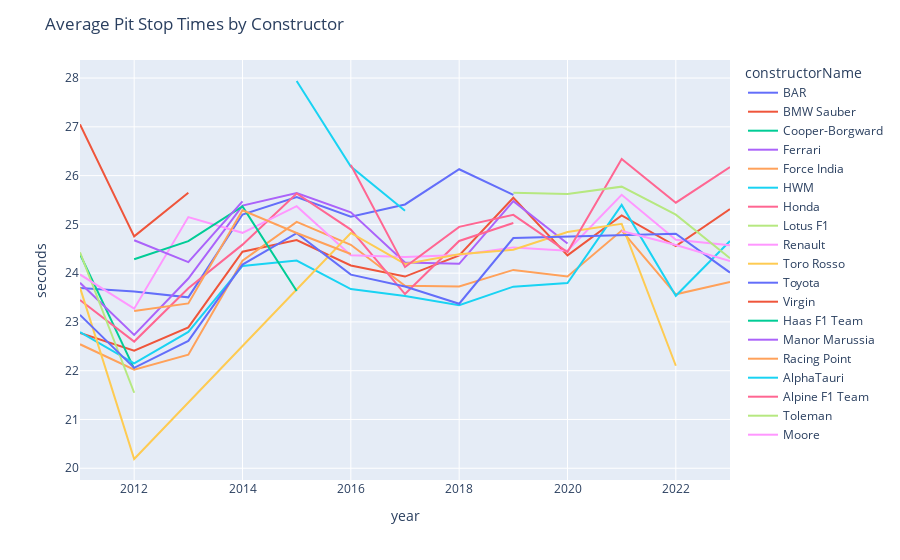

Source (notebook cell):
### Markdown cell above
#### We have some variables naming issue that lots of variables are sharing the same variable name in different dataset when we try to merge datasets in the first time. Therefore, renaming variables in each dataset is necessary. The above code is actually the second time mergeing and since code of merging dataset are the same, only the second time merging process are displayed.

### Code cell
fig = px.line(mergedPitStops[mergedPitStops['seconds'] < 50].groupby(by = ['year', 'constructorName']).mean(numeric_only=True).reset_index(),
                 x = 'year',
                 y = 'seconds',
                 color = 'constructorName'
                )
fig.update_layout(
    title_text='Average Pit Stop Times by Constructor',
)
fig.show()

### Figure 1 — Plotly figure (JSON) as saved in the notebook; plotly's stock layout.template omitted (floating-point values rounded to 4 significant figures)
{"data": [{"hovertemplate": "constructorName=BAR<br>year=%{x}<br>seconds=%{y}<extra></extra>", "legendgroup": "BAR", "line": {"color": "#636efa", "dash": "solid"}, "marker": {"symbol": "circle"}, "mode": "lines", "name": "BAR", "orientation": "v", "showlegend": true, "type": "scatter", "x": [2011, 2012, 2013, 2014, 2015, 2016, 2017, 2018, 2019], "xaxis": "x", "y": [23.69, 23.62, 23.5, 25.2, 25.56, 25.16, 25.41, 26.13, 25.61], "yaxis": "y"}, {"hovertemplate": "constructorName=BMW Sauber<br>year=%{x}<br>seconds=%{y}<extra></extra>", "legendgroup": "BMW Sauber", "line": {"color": "#EF553B", "dash": "solid"}, "marker": {"symbol": "circle"}, "mode": "lines", "name": "BMW Sauber", "orientation": "v", "showlegend": true, "type": "scatter", "x": [2011, 2012, 2013, 2014, 2015, 2016, 2017, 2018, 2019, 2020, 2021, 2022, 2023], "xaxis": "x", "y": [22.77, 22.41, 22.89, 24.44, 24.68, 24.16, 23.93, 24.36, 25.55, 24.36, 25.18, 24.56, 25.31], "yaxis": "y"}, {"hovertemplate": "constructorName=Cooper-Borgward<br>year=%{x}<br>seconds=%{y}<extra></extra>", "legendgroup": "Cooper-Borgward", "line": {"color": "#00cc96", "dash": "solid"}, "marker": {"symbol": "circle"}, "mode": "lines", "name": "Cooper-Borgward", "orientation": "v", "showlegend": true, "type": "scatter", "x": [2011, 2012], "xaxis": "x", "y": [24.39, 22.04], "yaxis": "y"}, {"hovertemplate": "constructorName=Ferrari<br>year=%{x}<br>seconds=%{y}<extra></extra>", "legendgroup": "Ferrari", "line": {"color": "#ab63fa", "dash": "solid"}, "marker": {"symbol": "circle"}, "mode": "lines", "name": "Ferrari", "orientation": "v", "showlegend": true, "type": "scatter", "x": [2011, 2012, 2013, 2014, 2015, 2016, 2017, 2018, 2019, 2020], "xaxis": "x", "y": [23.8, 22.73, 23.89, 25.38, 25.64, 25.25, 24.22, 24.19, 25.47, 24.61], "yaxis": "y"}, {"hovertemplate": "constructorName=Force India<br>year=%{x}<br>seconds=%{y}<extra></extra>", "legendgroup": "Force India", "line": {"color": "#FFA15A", "dash": "solid"}, "marker": {"symbol": "circle"}, "mode": "lines", "name": "Force India", "orientation": "v", "showlegend": true, "type": "scatter", "x": [2011, 2012, 2013, 2014, 2015, 2016, 2017, 2018, 2019, 2020, 2021, 2022, 2023], "xaxis": "x", "y": [22.54, 22.02, 22.33, 24.26, 25.05, 24.58, 23.74, 23.72, 24.07, 23.93, 24.87, 23.57, 23.82], "yaxis": "y"}, {"hovertemplate": "constructorName=HWM<br>year=%{x}<br>seconds=%{y}<extra></extra>", "legendgroup": "HWM", "line": {"color": "#19d3f3", "dash": "solid"}, "marker": {"symbol": "circle"}, "mode": "lines", "name": "HWM", "orientation": "v", "showlegend": true, "type": "scatter", "x": [2011, 2012, 2013, 2014, 2015, 2016, 2017, 2018, 2019, 2020, 2021, 2022, 2023], "xaxis": "x", "y": [22.79, 22.15, 22.79, 24.15, 24.26, 23.67, 23.53, 23.34, 23.72, 23.8, 25.4, 23.54, 24.66], "yaxis": "y"}, {"hovertemplate": "constructorName=Honda<br>year=%{x}<br>seconds=%{y}<extra></extra>", "legendgroup": "Honda", "line": {"color": "#FF6692", "dash": "solid"}, "marker": {"symbol": "circle"}, "mode": "lines", "name": "Honda", "orientation": "v", "showlegend": true, "type": "scatter", "x": [2011, 2012, 2013, 2014, 2015, 2016, 2017, 2018, 2019], "xaxis": "x", "y": [23.45, 22.6, 23.69, 24.58, 25.63, 24.89, 23.57, 24.66, 25.03], "yaxis": "y"}, {"hovertemplate": "constructorName=Lotus F1<br>year=%{x}<br>seconds=%{y}<extra></extra>", "legendgroup": "Lotus F1", "line": {"color": "#B6E880", "dash": "solid"}, "marker": {"symbol": "circle"}, "mode": "lines", "name": "Lotus F1", "orientation": "v", "showlegend": true, "type": "scatter", "x": [2011, 2012], "xaxis": "x", "y": [24.43, 21.55], "yaxis": "y"}, {"hovertemplate": "constructorName=Renault<br>year=%{x}<br>seconds=%{y}<extra></extra>", "legendgroup": "Renault", "line": {"color": "#FF97FF", "dash": "solid"}, "marker": {"symbol": "circle"}, "mode": "lines", "name": "Renault", "orientation": "v", "showlegend": true, "type": "scatter", "x": [2011, 2012, 2013, 2014, 2015, 2016, 2017, 2018, 2019, 2020, 2021, 2022, 2023], "xaxis": "x", "y": [23.97, 23.27, 25.15, 24.83, 25.37, 24.37, 24.33, 24.37, 24.53, 24.46, 25.61, 24.68, 24.57], "yaxis": "y"}, {"hovertemplate": "constructorName=Toro Rosso<br>year=%{x}<br>seconds=%{y}<extra></extra>", "legendgroup": "Toro Rosso", "line": {"color": "#FECB52", "dash": "solid"}, "marker": {"symbol": "circle"}, "mode": "lines", "name": "Toro Rosso", "orientation": "v", "showlegend": true, "type": "scatter", "x": [2011, 2012, 2016, 2017, 2018, 2019, 2020, 2021, 2022], "xaxis": "x", "y": [23.7, 20.19, 24.82, 24.19, 24.39, 24.48, 24.84, 25.01, 22.1], "yaxis": "y"}, {"hovertemplate": "constructorName=Toyota<br>year=%{x}<br>seconds=%{y}<extra></extra>", "legendgroup": "Toyota", "line": {"color": "#636efa", "dash": "solid"}, "marker": {"symbol": "circle"}, "mode": "lines", "name": "Toyota", "orientation": "v", "showlegend": true, "type": "scatter", "x": [2011, 2012, 2013, 2014, 2015, 2016, 2017, 2018, 2019, 2020, 2021, 2022, 2023], "xaxis": "x", "y": [23.14, 22.06, 22.61, 24.18, 24.82, 23.97, 23.73, 23.37, 24.72, 24.75, 24.78, 24.81, 24.01], "yaxis": "y"}, {"hovertemplate": "constructorName=Virgin<br>year=%{x}<br>seconds=%{y}<extra></extra>", "legendgroup": "Virgin", "line": {"color": "#EF553B", "dash": "solid"}, "marker": {"symbol": "circle"}, "mode": "lines", "name": "Virgin", "orientation": "v", "showlegend": true, "type": "scatter", "x": [2011, 2012, 2013], "xaxis": "x", "y": [27.05, 24.76, 25.65], "yaxis": "y"}, {"hovertemplate": "constructorName=Haas F1 Team<br>year=%{x}<br>seconds=%{y}<extra></extra>", "legendgroup": "Haas F1 Team", "line": {"color": "#00cc96", "dash": "solid"}, "marker": {"symbol": "circle"}, "mode": "lines", "name": "Haas F1 Team", "orientation": "v", "showlegend": true, "type": "scatter", "x": [2012, 2013, 2014, 2015], "xaxis": "x", "y": [24.29, 24.66, 25.37, 23.63], "yaxis": "y"}, {"hovertemplate": "constructorName=Manor Marussia<br>year=%{x}<br>seconds=%{y}<extra></extra>", "legendgroup": "Manor Marussia", "line": {"color": "#ab63fa", "dash": "solid"}, "marker": {"symbol": "circle"}, "mode": "lines", "name": "Manor Marussia", "orientation": "v", "showlegend": true, "type": "scatter", "x": [2012, 2013, 2014], "xaxis": "x", "y": [24.68, 24.23, 25.47], "yaxis": "y"}, {"hovertemplate": "constructorName=Racing Point<br>year=%{x}<br>seconds=%{y}<extra></extra>", "legendgroup": "Racing Point", "line": {"color": "#FFA15A", "dash": "solid"}, "marker": {"symbol": "circle"}, "mode": "lines", "name": "Racing Point", "orientation": "v", "showlegend": true, "type": "scatter", "x": [2012, 2013, 2014, 2015, 2016], "xaxis": "x", "y": [23.22, 23.38, 25.29, 24.82, 24.39], "yaxis": "y"}, {"hovertemplate": "constructorName=AlphaTauri<br>year=%{x}<br>seconds=%{y}<extra></extra>", "legendgroup": "AlphaTauri", "line": {"color": "#19d3f3", "dash": "solid"}, "marker": {"symbol": "circle"}, "mode": "lines", "name": "AlphaTauri", "orientation": "v", "showlegend": true, "type": "scatter", "x": [2015, 2016, 2017], "xaxis": "x", "y": [27.94, 26.18, 25.28], "yaxis": "y"}, {"hovertemplate": "constructorName=Alpine F1 Team<br>year=%{x}<br>seconds=%{y}<extra></extra>", "legendgroup": "Alpine F1 Team", "line": {"color": "#FF6692", "dash": "solid"}, "marker": {"symbol": "circle"}, "mode": "lines", "name": "Alpine F1 Team", "orientation": "v", "showlegend": true, "type": "scatter", "x": [2016, 2017, 2018, 2019, 2020, 2021, 2022, 2023], "xaxis": "x", "y": [26.22, 24.12, 24.95, 25.2, 24.43, 26.34, 25.44, 26.18], "yaxis": "y"}, {"hovertemplate": "constructorName=Toleman<br>year=%{x}<br>seconds=%{y}<extra></extra>", "legendgroup": "Toleman", "line": {"color": "#B6E880", "dash": "solid"}, "marker": {"symbol": "circle"}, "mode": "lines", "name": "Toleman", "orientation": "v", "showlegend": true, "type": "scatter", "x": [2019, 2020, 2021, 2022, 2023], "xaxis": "x", "y": [25.65, 25.62, 25.77, 25.2, 24.31], "yaxis": "y"}, {"hovertemplate": "constructorName=Moore<br>year=%{x}<br>seconds=%{y}<extra></extra>", "legendgroup": "Moore", "line": {"color": "#FF97FF", "dash": "solid"}, "marker": {"symbol": "circle"}, "mode": "lines", "name": "Moore", "orientation": "v", "showlegend": true, "type": "scatter", "x": [2021, 2022, 2023], "xaxis": "x", "y": [24.86, 24.58, 24.25], "yaxis": "y"}], "layout": {"legend": {"title": {"text": "constructorName"}, "tracegroupgap": 0}, "margin": {"t": 60}, "title": {"text": "Average Pit Stop Times by Constructor"}, "xaxis": {"anchor": "y", "domain": [0, 1], "title": {"text": "year"}}, "yaxis": {"anchor": "x", "domain": [0, 1], "title": {"text": "seconds"}}}}
